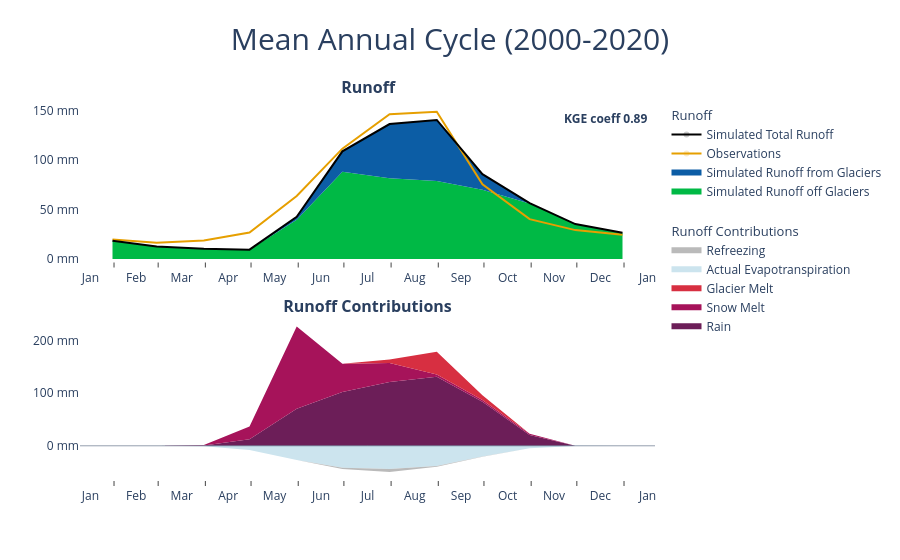

Notebook cell for this chart:
### Markdown cell above
The same works for the long-term seasonal cycle.

### Code cell
output_matilda[10].show()

### Figure 1 — Plotly figure (JSON) as saved in the notebook; plotly's stock layout.template omitted (floating-point values rounded to 4 significant figures)
{"data": [{"fillcolor": "#00B945", "legendgroup": "runoff", "legendgrouptitle": {"text": "Runoff"}, "marker": {"opacity": 0}, "mode": "none", "name": "Simulated Runoff off Glaciers", "stackgroup": "one", "type": "scatter", "x": ["2000-01-31T00:00:00", "2000-02-29T00:00:00", "2000-03-31T00:00:00", "2000-04-30T00:00:00", "2000-05-31T00:00:00", "2000-06-30T00:00:00", "2000-07-31T00:00:00", "2000-08-31T00:00:00", "2000-09-30T00:00:00", "2000-10-31T00:00:00", "2000-11-30T00:00:00", "2000-12-31T00:00:00"], "xaxis": "x", "y": [18.6, 12.82, 10.36, 9.434, 39.86, 88.19, 81.62, 78.96, 69.99, 56.13, 35.37, 26.68], "yaxis": "y"}, {"fillcolor": "#0C5DA5", "legendgroup": "runoff", "marker": {"opacity": 0}, "mode": "none", "name": "Simulated Runoff from Glaciers", "stackgroup": "one", "type": "scatter", "x": ["2000-01-31T00:00:00", "2000-02-29T00:00:00", "2000-03-31T00:00:00", "2000-04-30T00:00:00", "2000-05-31T00:00:00", "2000-06-30T00:00:00", "2000-07-31T00:00:00", "2000-08-31T00:00:00", "2000-09-30T00:00:00", "2000-10-31T00:00:00", "2000-11-30T00:00:00", "2000-12-31T00:00:00"], "xaxis": "x", "y": [2.587e-37, 1.735e-43, 5.059e-48, 0.0541, 2.862, 20.72, 54.89, 61.74, 15.84, 0.4125, 2.983e-18, 1.895e-29], "yaxis": "y"}, {"legendgroup": "runoff", "line": {"color": "#E69F00"}, "marker": {"opacity": 0}, "name": "Observations", "type": "scatter", "x": ["2000-01-31T00:00:00", "2000-02-29T00:00:00", "2000-03-31T00:00:00", "2000-04-30T00:00:00", "2000-05-31T00:00:00", "2000-06-30T00:00:00", "2000-07-31T00:00:00", "2000-08-31T00:00:00", "2000-09-30T00:00:00", "2000-10-31T00:00:00", "2000-11-30T00:00:00", "2000-12-31T00:00:00"], "xaxis": "x", "y": [19.72, 16.44, 18.85, 26.87, 63.85, 111.7, 146.4, 148.9, 75.64, 40.4, 29.26, 24.48], "yaxis": "y"}, {"legendgroup": "runoff", "line": {"color": "black"}, "marker": {"opacity": 0}, "name": "Simulated Total Runoff", "type": "scatter", "x": ["2000-01-31T00:00:00", "2000-02-29T00:00:00", "2000-03-31T00:00:00", "2000-04-30T00:00:00", "2000-05-31T00:00:00", "2000-06-30T00:00:00", "2000-07-31T00:00:00", "2000-08-31T00:00:00", "2000-09-30T00:00:00", "2000-10-31T00:00:00", "2000-11-30T00:00:00", "2000-12-31T00:00:00"], "xaxis": "x", "y": [18.6, 12.82, 10.36, 9.488, 42.72, 108.9, 136.5, 140.7, 85.83, 56.54, 35.37, 26.68], "yaxis": "y"}, {"fillcolor": "#6c1e58", "legendgroup": "runoff2", "legendgrouptitle": {"text": "Runoff Contributions"}, "marker": {"opacity": 0}, "mode": "none", "name": "Rain", "stackgroup": "one", "type": "scatter", "x": ["2000-01-31T00:00:00", "2000-02-29T00:00:00", "2000-03-31T00:00:00", "2000-04-30T00:00:00", "2000-05-31T00:00:00", "2000-06-30T00:00:00", "2000-07-31T00:00:00", "2000-08-31T00:00:00", "2000-09-30T00:00:00", "2000-10-31T00:00:00", "2000-11-30T00:00:00", "2000-12-31T00:00:00"], "xaxis": "x2", "y": [0, 0, 0.653, 12.64, 70.13, 102.3, 121.1, 131.2, 83.6, 20.56, 0.1494, 0], "yaxis": "y2"}, {"fillcolor": "#a6135a", "legendgroup": "runoff2", "marker": {"opacity": 0}, "mode": "none", "name": "Snow Melt", "stackgroup": "one", "type": "scatter", "x": ["2000-01-31T00:00:00", "2000-02-29T00:00:00", "2000-03-31T00:00:00", "2000-04-30T00:00:00", "2000-05-31T00:00:00", "2000-06-30T00:00:00", "2000-07-31T00:00:00", "2000-08-31T00:00:00", "2000-09-30T00:00:00", "2000-10-31T00:00:00", "2000-11-30T00:00:00", "2000-12-31T00:00:00"], "xaxis": "x2", "y": [4.762e-06, 0, 0.6507, 24.22, 156.3, 53.48, 36.32, 4.21, 3.521, 2.366, 0, 0], "yaxis": "y2"}, {"fillcolor": "#d72f41", "legendgroup": "runoff2", "marker": {"opacity": 0}, "mode": "none", "name": "Glacier Melt", "stackgroup": "one", "type": "scatter", "x": ["2000-01-31T00:00:00", "2000-02-29T00:00:00", "2000-03-31T00:00:00", "2000-04-30T00:00:00", "2000-05-31T00:00:00", "2000-06-30T00:00:00", "2000-07-31T00:00:00", "2000-08-31T00:00:00", "2000-09-30T00:00:00", "2000-10-31T00:00:00", "2000-11-30T00:00:00", "2000-12-31T00:00:00"], "xaxis": "x2", "y": [0, 0, 0, 0, 0, 0, 6.606, 43.16, 8.878, 0.1522, 0, 0], "yaxis": "y2"}, {"fillcolor": "#cce4ee", "legendgroup": "runoff2", "marker": {"opacity": 0}, "mode": "none", "name": "Actual Evapotranspiration", "stackgroup": "two", "type": "scatter", "x": ["2000-01-31T00:00:00", "2000-02-29T00:00:00", "2000-03-31T00:00:00", "2000-04-30T00:00:00", "2000-05-31T00:00:00", "2000-06-30T00:00:00", "2000-07-31T00:00:00", "2000-08-31T00:00:00", "2000-09-30T00:00:00", "2000-10-31T00:00:00", "2000-11-30T00:00:00", "2000-12-31T00:00:00"], "xaxis": "x2", "y": [-4.762e-06, -0.002379, -0.922, -7.977, -26.96, -41.67, -44.12, -38.61, -20.45, -4.563, -0.202, -0.001111], "yaxis": "y2"}, {"fillcolor": "#bababa", "legendgroup": "runoff2", "marker": {"opacity": 0}, "mode": "none", "name": "Refreezing", "stackgroup": "two", "type": "scatter", "x": ["2000-01-31T00:00:00", "2000-02-29T00:00:00", "2000-03-31T00:00:00", "2000-04-30T00:00:00", "2000-05-31T00:00:00", "2000-06-30T00:00:00", "2000-07-31T00:00:00", "2000-08-31T00:00:00", "2000-09-30T00:00:00", "2000-10-31T00:00:00", "2000-11-30T00:00:00", "2000-12-31T00:00:00"], "xaxis": "x2", "y": [-9.524e-06, 0, -0.003182, -0.03046, -0.1654, -2.239, -5.514, -1.063, -0.2266, -0.00471, 0, 0], "yaxis": "y2"}], "layout": {"annotations": [{"font": {"size": 16}, "showarrow": false, "text": "<b> Runoff </b>", "x": 0.5, "xanchor": "center", "xref": "paper", "y": 1, "yanchor": "bottom", "yref": "paper"}, {"font": {"size": 16}, "showarrow": false, "text": "<b> Runoff Contributions </b>", "x": 0.5, "xanchor": "center", "xref": "paper", "y": 0.425, "yanchor": "bottom", "yref": "paper"}, {"showarrow": false, "text": "<b>KGE coeff 0.89</b>", "x": 0.99, "xanchor": "right", "xref": "x domain", "y": 0.95, "yref": "y domain"}], "hovermode": "x", "legend": {"groupclick": "toggleitem", "tracegroupgap": 20}, "plot_bgcolor": "white", "shapes": [{"line": {"width": 0.5}, "type": "line", "x0": 0, "x1": 1, "xref": "x2 domain", "y0": 0, "y1": 0, "yref": "y2"}], "title": {"font": {"size": 30}, "text": "Mean Annual Cycle (2000-2020)", "x": 0.5, "xanchor": "center"}, "xaxis": {"anchor": "y", "domain": [0, 1], "dtick": "M1", "hoverformat": "%d\n%b", "matches": "x2", "showticklabels": true, "tickformat": "%b", "ticklabelmode": "period", "ticks": "outside"}, "xaxis2": {"anchor": "y2", "domain": [0, 1], "dtick": "M1", "hoverformat": "%d\n%b", "tickformat": "%b", "ticklabelmode": "period", "ticks": "outside"}, "yaxis": {"anchor": "x", "domain": [0.575, 1], "ticksuffix": " mm"}, "yaxis2": {"anchor": "x2", "domain": [0, 0.425], "ticksuffix": " mm"}}}
